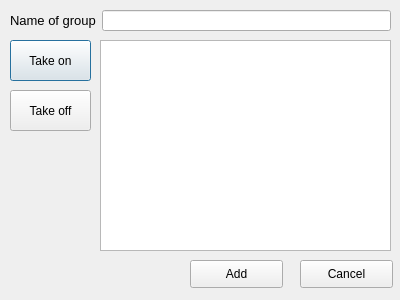
<?xml version="1.0" encoding="UTF-8"?>
<ui version="4.0">
 <class>creategroupwindow</class>
 <widget class="QDialog" name="creategroupwindow">
  <property name="geometry">
   <rect>
    <x>0</x>
    <y>0</y>
    <width>400</width>
    <height>300</height>
   </rect>
  </property>
  <property name="windowTitle">
   <string>Dialog</string>
  </property>
  <widget class="QListWidget" name="listWidget">
   <property name="geometry">
    <rect>
     <x>100</x>
     <y>40</y>
     <width>291</width>
     <height>211</height>
    </rect>
   </property>
  </widget>
  <widget class="QPushButton" name="TakeOnButton">
   <property name="geometry">
    <rect>
     <x>10</x>
     <y>40</y>
     <width>81</width>
     <height>41</height>
    </rect>
   </property>
   <property name="text">
    <string>Take on</string>
   </property>
  </widget>
  <widget class="QPushButton" name="AddButton">
   <property name="geometry">
    <rect>
     <x>190</x>
     <y>260</y>
     <width>93</width>
     <height>28</height>
    </rect>
   </property>
   <property name="text">
    <string>Add</string>
   </property>
  </widget>
  <widget class="QPushButton" name="CancelButton">
   <property name="geometry">
    <rect>
     <x>300</x>
     <y>260</y>
     <width>93</width>
     <height>28</height>
    </rect>
   </property>
   <property name="text">
    <string>Cancel</string>
   </property>
  </widget>
  <widget class="QPushButton" name="TakeOffButton">
   <property name="geometry">
    <rect>
     <x>10</x>
     <y>90</y>
     <width>81</width>
     <height>41</height>
    </rect>
   </property>
   <property name="text">
    <string>Take off</string>
   </property>
  </widget>
  <widget class="QWidget" name="">
   <property name="geometry">
    <rect>
     <x>10</x>
     <y>10</y>
     <width>381</width>
     <height>21</height>
    </rect>
   </property>
   <layout class="QHBoxLayout" name="horizontalLayout">
    <item>
     <widget class="QLabel" name="label">
      <property name="font">
       <font>
        <pointsize>10</pointsize>
       </font>
      </property>
      <property name="text">
       <string>Name of group</string>
      </property>
     </widget>
    </item>
    <item>
     <widget class="QLineEdit" name="GroupNameLine"/>
    </item>
   </layout>
  </widget>
 </widget>
 <resources/>
 <connections/>
</ui>
